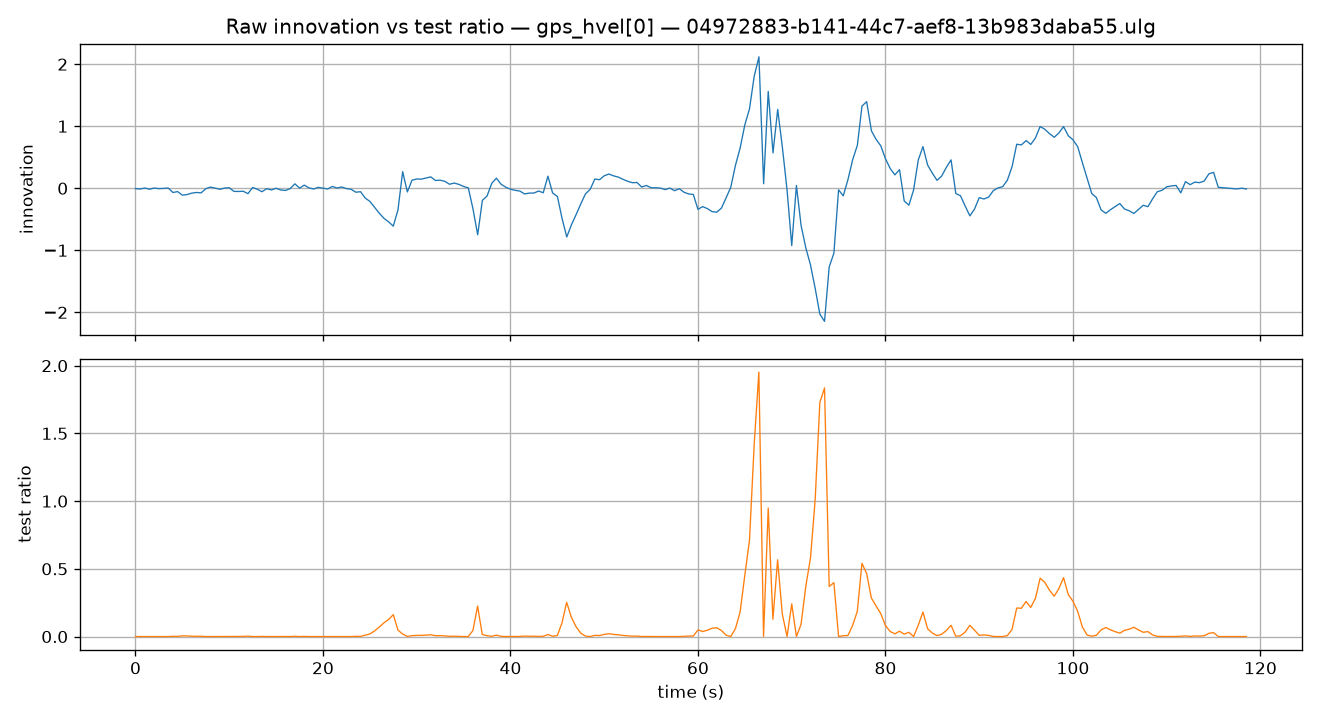

This figure's Python source:
from pyulog import ULog
import numpy as np
import matplotlib.pyplot as plt
import os

# pick one log we have on disk
LOG = "pilot/logs/04972883-b141-44c7-aef8-13b983daba55.ulg"

u = ULog(LOG)

def get(name):
    for d in u.data_list:
        if d.name == name:
            return d
    return None

inn = get("estimator_innovations")
rat = get("estimator_innovation_test_ratios")

if inn is None or rat is None:
    print("missing topics")
    raise SystemExit

# common channel: gps_hvel[0]
field = "gps_hvel[0]"

if field not in inn.data or field not in rat.data:
    print(f"{field} not in both topics. innovation fields:")
    print(sorted([k for k in inn.data.keys() if not k.startswith('timestamp')])[:10])
    print("ratio fields:")
    print(sorted([k for k in rat.data.keys() if not k.startswith('timestamp')])[:10])
    raise SystemExit

t_inn = (inn.data["timestamp"] - inn.data["timestamp"][0]) / 1e6
t_rat = (rat.data["timestamp"] - rat.data["timestamp"][0]) / 1e6
y_inn = np.asarray(inn.data[field], dtype=float)
y_rat = np.asarray(rat.data[field], dtype=float)

# basic stats
def stats(y, label):
    print(f"{label:12s}  n={len(y):5d}  std={np.nanstd(y):.4f}  "
          f"mean={np.nanmean(y):.4f}  max_abs={np.nanmax(np.abs(y)):.4f}")

stats(y_inn, "innovation")
stats(y_rat, "ratio")

# smoothness metric: ratio of mean abs first-difference to std
def roughness(y):
    d = np.abs(np.diff(y))
    return np.nanmean(d) / (np.nanstd(y) + 1e-12)

print(f"\nroughness (mean|Δ|/std):")
print(f"  innovation = {roughness(y_inn):.4f}")
print(f"  ratio      = {roughness(y_rat):.4f}")
print(f"  (lower = smoother)")

# plot
fig, axes = plt.subplots(2, 1, figsize=(11, 6), sharex=True)
axes[0].plot(t_inn, y_inn, linewidth=0.8, color="C0")
axes[0].set_ylabel("innovation")
axes[0].set_title(f"Raw innovation vs test ratio — {field} — {os.path.basename(LOG)}")
axes[0].grid(True)

axes[1].plot(t_rat, y_rat, linewidth=0.8, color="C1")
axes[1].set_ylabel("test ratio")
axes[1].set_xlabel("time (s)")
axes[1].grid(True)

plt.tight_layout()
plt.savefig("smoothness_check.png", dpi=120)
plt.show()
print("\nsaved: smoothness_check.png")
